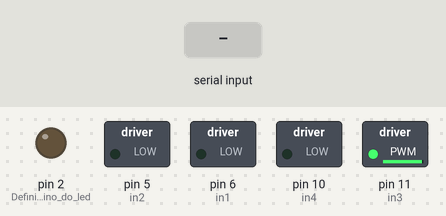
Simulated run of this sketch. Board: Arduino Uno, built with avr-gcc and run on an emulated ATmega328P. Parts: switched loads named in the sketch (green lamp = pin HIGH), output pins drawn as LEDs (lit = HIGH). Inputs (shaded band) come from the test bench.

Above: at 0.01 s.
At 1.2 s:
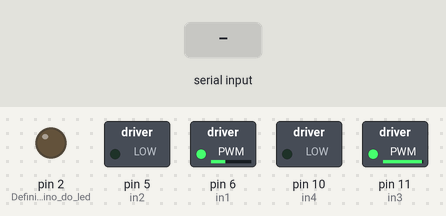
1.3 s: byte 30 received over Serial
At 1.58 s:
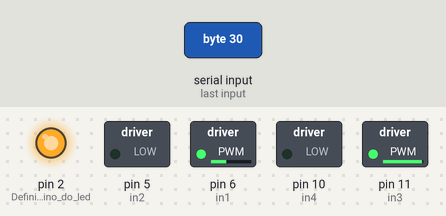
Timing chart, 0 to 4.3 s (numbered marks = the images above; inputs shaded):
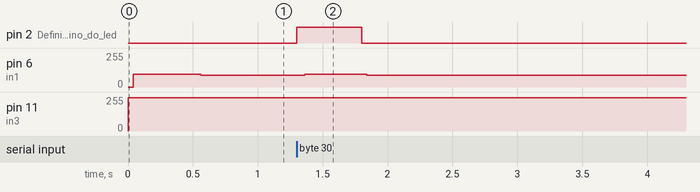

The sketch:

carro-eletrogate.ino
```cpp
#define in1 6 // Entrada do motor 1
#define in2 5 // Entrada do motor 1
#define in3 11 // Entrada do motor 2
#define in4 10 // Entrada do motor 2


int dataIn[5] {0,0,0,0}; // Vetor dos dados completos que receberemos do aplicativo
int in_byte = 0; // A informação em bytes que estamos recebendo a cada momento do aplicativo
int array_index = 0; // Indice do vetor
int X, Y, button, velMotor; // As coordenadas em X, Y, o botão (que não estamos usando ainda) e a variavel de velocidade
unsigned long time1; // Variavel auxiliar para guardar tempo

void setup() {
Serial.begin(9600);
pinMode(in1, OUTPUT);
pinMode(in2, OUTPUT);
pinMode(in3, OUTPUT);
pinMode(in4, OUTPUT);
pinMode(2, OUTPUT); // Definindo o pino do led
}

void loop() {
  if (Serial.available() > 0) { // Verificando se há dados para receber do bluetooth.
    time1 = millis(); // A variavel time1 salva o tempo em que o bluetooth enviou dados da ultima vez
    digitalWrite(2, HIGH); // ativa o led de indicação que a conexão está ativa
    in_byte = Serial.read();  // Recebendo um byte do app
    if (in_byte == (255))  // Verifica se é o byte de encerramento do dado
      array_index = 0;
    dataIn[array_index] = in_byte;   //Salvando o dado no vetor de indices
    array_index = array_index +1;
  }
  else{
    if((millis() - time1)>500) // Compara se passaram mais que 0,5s desde a ultima vez que o bluetooth estava disponivel
      digitalWrite(2, LOW); // Se passou, significa que a conexão foi perdida, e o LED desliga
  }


  X = dataIn[2]-124; // Calculando o valor do eixo X do Joystick
  Y = 124-dataIn[3]; //Calculando o valor do eixo X do Joystick
  button = dataIn[1]; // Recebe o estado do botão, mas não usaremos

  velMotor = Y*2; // Calculo da velocidade do motor para fazer o acionamento PWM

  //----------- Para frente ---------------//

  if((Y>1)){ // Carrinho para frente
    analogWrite(in1, velMotor);
    digitalWrite(in2, LOW);
    analogWrite(in3, velMotor);
    digitalWrite(in4, LOW);
  }
  //--------------------------------------//

  //----------- Para tras ---------------//

  else if (Y<(-1)){ // Carrinho para trás
    analogWrite(in2, -1*velMotor);
    digitalWrite(in1, LOW);
    analogWrite(in4, -1*velMotor);
    digitalWrite(in3, LOW);
  }
 //-------------------------------------------//

// ------------ Carrinho parado -------------//

  else {
    digitalWrite(in1, LOW);
    digitalWrite(in2, LOW);
    digitalWrite(in3, LOW);
    digitalWrite(in4, LOW);
  }
  //---------------------------------------//

  //------------- Para os lados --------------//
  if(X < -34 ){ // Limite para começar a virar para a esquerda
    digitalWrite(in1, LOW);
    digitalWrite(in2, LOW);
  }
  else if (X > 34){ // Limite para começar a virar para a direita.
    digitalWrite(in3, LOW);
    digitalWrite(in4, LOW);
  }
}
```

Measured:
- after the input at 1.3 s, pin 2 (Definindo_o_pino_do_led): LOW → HIGH at once, → LOW 0.50 s later; pin 6 (in1): 90/255 → 97/255 after 0.06 s, → 90/255 0.48 s later
